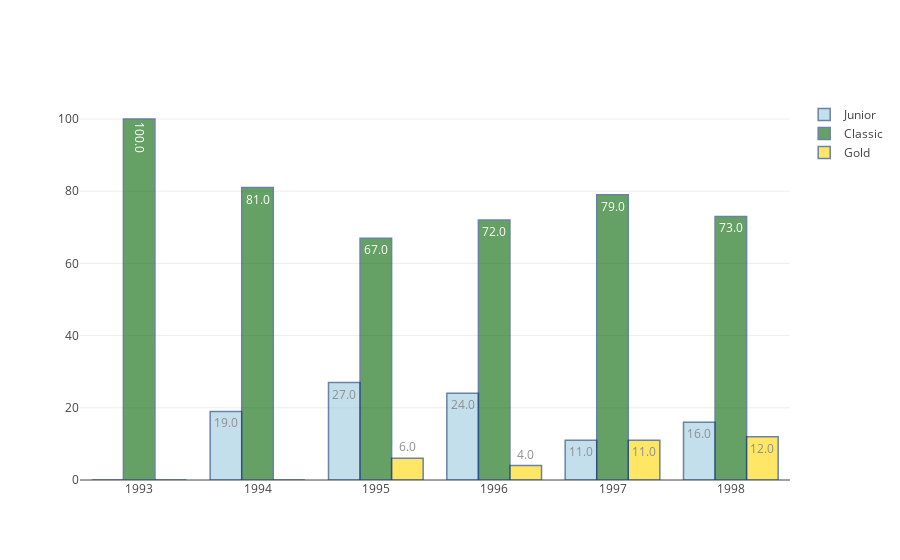

This figure's notebook cell:
### Code cell
#plotting percentafe of card products per years 
x = list (year_product_df ['issue_year'].unique()) #years 
y =  list (year_product_df [year_product_df ['type_x'] == 'junior'] ['count']) #junior
y2 = list (year_product_df [year_product_df ['type_x'] == 'classic'] ['count']) #classic
y3 = list (year_product_df [year_product_df ['type_x'] == 'gold'] ['count']) #gold

junior = go.Bar(
    x=x,
    y=y,
    text= y,
    name = 'Junior',
    textposition = 'auto',
    marker=dict(
        color='rgb(158,202,225)',
        line=dict(
            color='rgb(8,48,107)',
            width=1.5),
        ),
    opacity=0.6
)
classic = go.Bar(
    x=x,
    y=y2,
    text=y2,
    name = 'Classic',
    textposition = 'auto',
    marker=dict(
        color='rgb(0,100,0)',
        line=dict(
            color='rgb(8,48,107)',
            width=1.5),
        ),
    opacity=0.6
)
gold = go.Bar(
    x=x,
    y=y3,
    text=y3,
    name = 'Gold',
    textposition = 'auto',
    marker=dict(
        color='rgb(255,215,0)',
        line=dict(
            color='rgb(8,48,107)',
            width=1.5),
        ),
    opacity=0.6
)
data = [junior, classic, gold]
py.iplot(data, filename='grouped-bar-direct-labels')

### Figure 1 — Plotly figure (JSON) as saved in the notebook; plotly's stock layout.template omitted (floating-point values rounded to 4 significant figures)
{"data": [{"marker": {"color": "rgb(158,202,225)", "line": {"color": "rgb(8,48,107)", "width": 1.5}}, "name": "Junior", "opacity": 0.6, "text": ["0.0", "19.0", "27.0", "24.0", "11.0", "16.0"], "textposition": "auto", "type": "bar", "uid": "88e527a3-682e-47f2-aa36-d456861985bf", "x": [1993, 1994, 1995, 1996, 1997, 1998], "y": [0, 19, 27, 24, 11, 16]}, {"marker": {"color": "rgb(0,100,0)", "line": {"color": "rgb(8,48,107)", "width": 1.5}}, "name": "Classic", "opacity": 0.6, "text": ["100.0", "81.0", "67.0", "72.0", "79.0", "73.0"], "textposition": "auto", "type": "bar", "uid": "5c8e460a-2285-4ef4-86b4-ec5e30b572ec", "x": [1993, 1994, 1995, 1996, 1997, 1998], "y": [100, 81, 67, 72, 79, 73]}, {"marker": {"color": "rgb(255,215,0)", "line": {"color": "rgb(8,48,107)", "width": 1.5}}, "name": "Gold", "opacity": 0.6, "text": ["0.0", "0.0", "6.0", "4.0", "11.0", "12.0"], "textposition": "auto", "type": "bar", "uid": "b76f4841-3b1d-49f0-af35-26c59f6b5df5", "x": [1993, 1994, 1995, 1996, 1997, 1998], "y": [0, 0, 6, 4, 11, 12]}], "layout": {}}
